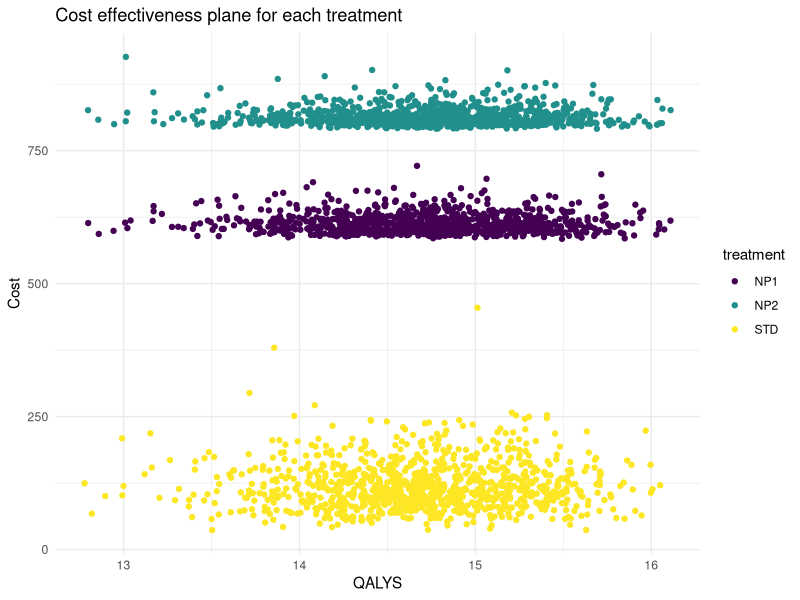

Write the R code that produced this figure. (Note: a time limit stopped this script after it produced the figure.)
## ---- chunk 1
library(MASS)

#fixed parameters

cStandard <- 394 #cost of standard prosthesis
cNP1 <- 579 #cost of new prosthesis 1
cNP2 <- 788 #cost of new prosthesis 2

cDR <- 0.06 #cost discount rate
oDR <- 0.015 #outcome discount rate
age <- 60 #average age of all patients at receipt of primary implant
male <- 0 #sex indicator (0 for female, 1 for male)

iVec <- c(1000,0,0,0,0) #starting vector; everyone starts in the first state
t <- 60 #number of cycles

#fixed mortality rates and transition probabilities
deathRates <- data.frame(
  Age = c("35-44","45-54","55-64","65-74","75-84","85 and over"),
  Males = c(1.51,3.93,10.9,31.6,80.1,187.9),
  Females = c(0.99,2.6,6.7,19.3,53.5,154.8)
  
)
yearlyTProbs <- data.frame(
    Age = c("35-44","45-54","55-64","65-74","75-84","85 and over"),
    Index = c(35,45,55,65,75,85),
    Males = c(0.00151,0.00393,0.0109,0.0316,0.0801,0.1879),
    Females = c(0.00099,0.0026,0.0067,0.0193,0.0535,0.1548)
)
## ---- chunk 2
covMat <- matrix(
  c(0.0022515  , -0.005691 , 0.000000028, 0.0000051 , 0.000259   , 0.000351,
   -0.005691   ,  0.0432191,-0.000783   ,-0.007247  ,-0.000642   ,-0.000537,
    0.000000028, -0.000783 , 2.716e-05  , 0.000033  ,-0.000111   ,-0.000299,
    0.0000051  , -0.007247 , 0.000033   , 0.0118954 , 0.000184   , 0.000098,
    0.000259   , -0.000642 ,-0.000111   , 0.000184  , 0.1463686  , 0.00035468,
    0.000351   , -0.000537 ,-0.000299   , 0.000098  , 0.00035468 , 0.267964628   ),
  nrow = 6, ncol = 6, byrow = T
)

colnames(covMat) <- rownames(covMat) <- c("lngamma","cons","age","male","NP1","NP2")

#if we need cholesky decomposition
cholcovMat <- chol(covMat)

survModelSummary <- data.frame(
  
  variable = c("lngamma","cons","age","male","NP1","NP2"),
  coefficient = c(0.3740968,-5.490935,-0.0367022,0.768536,-1.344474,-1.6687),
  SE = c(0.0474501,0.207892,0.0052112,0.109066,0.3825815,0.517653)
)
survModelSummary$hazard_ratio <- exp(survModelSummary$coefficient)
## ---- chunk 3
drawBetaMethodMoments <- function(n,mu,s){
  
  #functions estimates alpha and beta using the method of moments then draws from the beta distribution
  alpha <- ((mu*(1-mu)/s^2) -1)*mu
  beta <- alpha*(1-mu )/mu
  
  #draw our random number
  draw <- rbeta(n,alpha,beta)
  
  return(draw)
}


tProbsHazard <- function(t,lambda,gamma){
   
  return(1-exp(lambda*(((1:t)-1)^gamma - ((1:t)^gamma))))
   
}


tProbs_time <- function(omrPTHR,omrRTHR,rr,mr,rrr,t){
  #rr is revision risk, mr is mortality risk
  
  tProbs <- matrix(
  c(0, 1-(omrPTHR),     0,     0,                   omrPTHR,
    0, 1-(rr[t]+mr[t]), rr[t], 0,                   mr[t],
    0, 0,               0,     1-(omrRTHR + mr[t]), omrRTHR + mr[t],
    0, 0,               rrr,   1-(rrr+mr[t]),       mr[t],
    0, 0,               0,     0,                   1
  ),ncol = 5, nrow = 5, byrow = T
)
  
}


discountFormula <- function(nonDiscount,discRate,t){
  
  return(nonDiscount/(1+discRate)^(1:t))
  
}


calculateYearlyProbs <- function(iVec,omrPTHR,omrRTHR,rr,mr,rrr,t){
  
  #create empty matrix that we will fill in
  
  matReturn <- matrix(nrow = t, ncol = 5)
  
  #initialize first vector of proportions
  
  #create column names
  colnames(matReturn) <- c("PrimaryTHR","SuccessP","RevisionTHR","SucessR","Death")

  for(i in 1:t){
    
    #get the corresponding transition matrix based on the time
    tProbs <- tProbs_time(omrPTHR,omrRTHR,rr,mr,rrr,i)
    
    matReturn[i,] <-   iVec %*% tProbs 
    
    #update ivec
    iVec <- iVec %*% tProbs
    
  }
  return(matReturn)
  
  #returns a t (years) x 5 (states) matrix where the rows represent the proportion in a given state at year t
  
}

## ---- chunk 4
analysisNP2 <- function(omrPTHR,omrRTHR,mr,rrr,rrNP1,rrNP2,cPrimary,cRevision,cStandard,uSuccessP,uSuccessR,uRevision,cDR,oDR,cNP1,gamma,lambda,iVec,t){

    #calculate the revision risk
    rr <- tProbsHazard(t=t,lambda = lambda,gamma = gamma)
    mr <- sapply(1:t,function(x){
    
    #calculate which index select based on the age group
    inds <- sum(x+age >= yearlyTProbs$Index)
    
    #select the gender columns
    #if else takes 3 arguments, the first is a logical check, if true, it returns the second value, if false it returns the 3rd argument. Equivalent code can be written use if(x){}else{}.
    genderCol <- ifelse(male ==1,3,4)
    
    return(yearlyTProbs[inds,genderCol])
    
  })
    
  #calculate standard states
  standPopStates <- calculateYearlyProbs(iVec = iVec,omrPTHR=omrPTHR, omrRTHR=omrPTHR,rr= rr, mr = mr,rrr=rrr,t=t)
  lifeYearsStandard <- rowSums(standPopStates[,-5])
  #excludes death year
  costVec <- c(0,0,cRevision,0)

  #add a parameter for the initial cost we had 1000 initial patients
  iCostStandard <- cStandard*1000
  
  #first calculate the total cost
  totalCosts <- standPopStates[,-5] %*% costVec
  
  #calculate the discounted cost
  discCostStandard <- discountFormula(totalCosts,cDR,t=t)
  
  #calculate the quality adjusted life years by creating a vector for each state utility except death
  utility<- c(0,uSuccessP,uRevision,uSuccessR)
  
  #multiply by the cohort
  totalQuality <-  standPopStates[,-5] %*% utility
  QALYStandard <- discountFormula(totalQuality,discRate = oDR,t=t)
  
  #calculate the total cost for all cycles/person
  STDcost <- sum(c(iCostStandard,discCostStandard))/1000
  STDLYs <- sum(lifeYearsStandard)/1000
  STDQALYS <- sum(QALYStandard)/1000

  
  ###repeat this for the NP1###
  rrNP1_vec <- tProbsHazard(t,lambda = lambda*rrNP1,gamma = gamma)

  #call the previous function created
  populationStatesNP1 <- calculateYearlyProbs(iVec,omrPTHR,omrRTHR,rr=rrNP1_vec,mr=mr,rrr=rrr,t=t)
  
  #calculate life years for np1
  lifeYearsNP1 <- rowSums(populationStatesNP1[,-5])
  
  #total and discounted costs
  totalCostsNP1 <- populationStatesNP1[,-5] %*% costVec
  discCostsNP1 <- discountFormula(totalCostsNP1,cDR,t=t)
  #add the initial cost for NP1
  iCostNP1 <- cNP1*1000
  #Utility
  totalQualityNP1 <- populationStatesNP1[,-5] %*% utility
  QALYNP1 <- discountFormula(totalQualityNP1,discRate = oDR,t=t)
  
  #calculate the total cost for all cycles/person
  NP1cost <- sum(c(iCostNP1,discCostsNP1))/1000
  NP1LYs <- sum(lifeYearsNP1)/1000
  NP1QALYS <- sum(QALYNP1)/1000
  
  #####################################
  #                                   #
  #   Add the NP2 analysis here       # 
  #                                   # 
  #####################################
  rrNP2_vec <- tProbsHazard(t,lambda = lambda*rrNP2,gamma = gamma)

  #call the previous function created
  populationStatesNP2 <- calculateYearlyProbs(iVec,omrPTHR,omrRTHR,rr=rrNP2_vec,mr=mr,rrr=rrr,t=t)
  
  #calculate life years for np2
  lifeYearsNP2 <- rowSums(populationStatesNP2[,-5])
  
  #total and discounted costs
  totalCostsNP2 <- populationStatesNP2[,-5] %*% costVec
  discCostsNP2 <- discountFormula(totalCostsNP2,cDR,t=t)
  #add the initial cost for NP2
  iCostNP2 <- cNP2*1000
  #Utility
  totalQualityNP2 <- populationStatesNP2[,-5] %*% utility
  QALYNP2 <- discountFormula(totalQualityNP2,discRate = oDR,t=t)
  
  #calculate the total cost for all cycles/person
  NP2cost <- sum(c(iCostNP2,discCostsNP2))/1000
  NP2LYs <- sum(lifeYearsNP2)/1000
  NP2QALYS <- sum(QALYNP2)/1000

  #returns a list of discounted cost and QALYs for each method
  return(list(STDcost = STDcost, STDQALYS = STDQALYS, NP1cost = NP1cost,NP1QALYS = NP1QALYS,
              NP2cost = NP2cost, NP2QALYS = NP2QALYS ))
  
}
## ---- chunk 5
generateSimulations <- function(nReps = 1000,age=60,male=0,cRatio = 100000){
   
   cols <- c("omrPTHR","omrRTHR","rrNP1","rrNP2","rrr","lambda","gamma","cPrimary","cRevision","cSuccess","uSuccessP","uSuccessR","uRevision",
                          "cRatio","STDCost","STDQALYS","NP1Cost","NP1QALYS","NP2Cost","NP2QALYS","STDNMB","NP1NMB","NP2NMB","CESTD","CENP1","CINP2")
   
  
     #we need to know how many columns or variable we have here in ncol
   dfReturn <- data.frame(matrix(NA,nrow = nReps,ncol = length(cols)))
  
   #fill out the column names for our dataframe
   colnames(dfReturn) <- cols
  
  
   #cRatio is fixed at 100000
   dfReturn$cRatio <- cRatio
   alpha <- (5294/1487)^2
   beta <- 1487^2 / 5294
   
   
   #due to R's vectorization, we can sample all the parameters at once in the "n" parameter
   omrPTHR <- rbeta(nReps,2,98) #operative mortality rate following primary THR
   omrRTHR <- rbeta(nReps,2,98) #operative mortality rate following revision THR
   rrr <- rbeta(nReps,4,96) #re-revision risk
   
   #save them here using R's vectorization
   dfReturn$omrPTHR <- omrPTHR
   dfReturn$omrRTHR <- omrRTHR 
   dfReturn$rrr <- rrr
   
   #cost and utility
   cRevision <- rgamma(nReps,shape = alpha,scale = beta)
   uSuccessP <- drawBetaMethodMoments(nReps,0.85,0.03)
   uSuccessR <- drawBetaMethodMoments(nReps,0.75,0.04)
   uRevision <- drawBetaMethodMoments(nReps,0.3,0.03)
   
   dfReturn$cRevision <- cRevision
   dfReturn$uSuccessP <- uSuccessP
   dfReturn$uSuccessR <- uSuccessR
   dfReturn$uRevision <- uRevision 
   
   #draw from multivariate normal
   normDraw <- mvrnorm(nReps, mu = survModelSummary$coefficient, Sigma = covMat)
   
   #using R's vectorization, we can calculate operations on the entire vector, we must use [,"name"]as normDraw is not a matrix rather than a vector
   lambda <- exp(normDraw[,'cons'] + normDraw[,'age']*age + normDraw[,'male']*male)
   gamma <- exp(normDraw[,'lngamma'])
   rrNP1 <- exp(normDraw[,'NP1'])
   rrNP2 <- exp(normDraw[,'NP2'])
   
   dfReturn$lambda <- lambda
   dfReturn$gamma <- gamma
   dfReturn$rrNP1 <- rrNP1
   dfReturn$rrNP2 <- rrNP2

  #start the for-loop
  
  for(i in 1:nReps){
     
    results <- analysisNP2(dfReturn$omrPTHR[i],dfReturn$omrRTHR[i],mr,dfReturn$rrr[i],dfReturn$rrNP1[i], dfReturn$rrNP2[i],
                           dfReturn$cPrimary[i],dfReturn$cRevision[i],dfReturn$cStandard[i],dfReturn$uSuccessP[i],
                           dfReturn$uSuccessR[i],dfReturn$uRevision[i],cDR,oDR,cNP1,dfReturn$gamma[i],dfReturn$lambda[i],
                           iVec,t)
    
    
    #save the results, including NP2
    dfReturn$STDCost[i] <- results$STDcost
    dfReturn$STDQALYS[i] <- results$STDQALYS
    dfReturn$NP1Cost[i] <- results$NP1cost
    dfReturn$NP1QALYS[i] <- results$NP1QALYS
    dfReturn$NP2Cost[i] <- results$NP2cost
    dfReturn$NP2QALYS[i] <- results$NP2QALYS
    
    
    #calculate net monetary benefit, we now remove the redundant  "NP1 inc"
    dfReturn$STDNMB[i] <- results$STDQALYS*dfReturn$cRatio[i]-results$STDcost
    dfReturn$NP1NMB[i] <- results$NP1QALYS*dfReturn$cRatio[i]-results$NP1cost
    dfReturn$NP2NMB[i] <- results$NP2QALYS*dfReturn$cRatio[i]-results$NP2cost    
    #calculate the cost effectiveness. Note with 3 methods, we must take the maximum 
    bestTreatment <- max(dfReturn$STDNMB[i], dfReturn$NP1NMB[i], dfReturn$NP2NMB[i])
   
    #save the cost effectiveness winner
    dfReturn$CESTD[i] <- ifelse(dfReturn$STDNMB[i]==bestTreatment,1,0)
    dfReturn$CENP1[i] <- ifelse(dfReturn$NP1NMB[i]==bestTreatment,1,0)
    dfReturn$CENP2[i] <- ifelse(dfReturn$NP2NMB[i]==bestTreatment,1,0)

  }
  
  return(dfReturn)
}
 
## ---- chunk 6
set.seed(12345)

simResults <- generateSimulations(nReps = 1000,age=60,male=0,cRatio = 100000)
## ---- chunk 7
meanResults <- colMeans(simResults[,c("STDCost","STDQALYS","NP1Cost","NP1QALYS","NP2Cost","NP2QALYS")])
## ---- chunk 8
ICER_NP2vNP1 <- (meanResults["NP2Cost"]-meanResults["NP1Cost"])/( meanResults["NP2QALYS"]- meanResults["NP1QALYS"])

ICER_NP2vNP1

ICER_NP2vSTD <- (meanResults["NP2Cost"]-meanResults["STDCost"])/( meanResults["NP2QALYS"]- meanResults["STDQALYS"])

ICER_NP2vSTD

ICER_NP1vSTD <- (meanResults["NP1Cost"]-meanResults["STDCost"])/( meanResults["NP1QALYS"]- meanResults["STDQALYS"])

ICER_NP1vSTD
## ---- chunk 9
library(dplyr)
library(tidyr)
library(ggplot2)
library(viridis)
## ---- chunk 10
simResultsLong <- simResults %>% dplyr::select(STDCost:NP2QALYS) %>% tidyr::pivot_longer(STDCost:NP2QALYS,names_to = c("treatment",".value"),  names_pattern = "([A-Z 0-9]+)(Cost|QALYS)")
## ---- chunk 11
ggplot2::ggplot(simResultsLong, 
                aes(
                  x = QALYS,
                  y = Cost, 
                  colour = treatment)) + 
                geom_point() + 
                viridis::scale_colour_viridis(
                  discrete = TRUE,  # categorical variable
                  option = "D"      # viridis palette option
                ) +
                theme_minimal() + 
                labs(title = "Cost effectiveness plane for each treatment")
## ---- chunk 12
# create a sequence of cRatios
cRatios <- seq(0,100000,by = 2500)
## ---- chunk 13
cRatioResults <- t(sapply(cRatios,function(x){
  
  #call the simulation
  allSimResults <- generateSimulations(nReps = 1000,cRatio = x)
  
  #calculate the proportion for each simulation
  propCE <- colMeans(allSimResults[,c("CESTD","CENP1","CENP2")])
  
  return(propCE)
}))
## ---- chunk 14
cRatioResults <- as.data.frame(cRatioResults)
cRatioResults$cRatio <- cRatios
## ---- chunk 15
CEAcurveLong <- cRatioResults %>% tidyr::pivot_longer(CESTD:CENP2,names_to = "treatment", values_to = "propCI")
## ---- chunk 16

ggplot2::ggplot(CEAcurveLong,
                aes(
                  x = cRatio, 
                  y = propCI, 
                  colour = treatment)) + 
                geom_line(
                  linewidth = 1.2) + 
                viridis::scale_colour_viridis(
                  discrete = TRUE,   # categorical variable
                  option = "D"       # choose one of the viridis palettes
                ) +
                theme_minimal() + 
                labs(
                  x = "Ceiling Ratio", 
                  y = "Proportion of treatment cost effective", 
                  title = "Cost Effective Analysis Curves for three prosthesis treatments")
